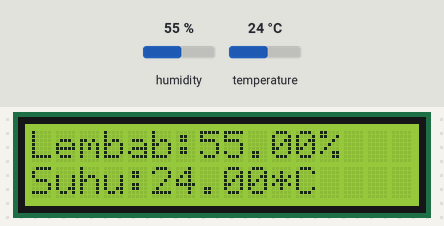
This sketch was run on a simulated Arduino Uno, built with avr-gcc and run on an emulated ATmega328P. Parts: 16×2 character LCD. Inputs (shaded band) come from the test bench; at power-on: humidity 55 %, temperature 24 °C.

Above: at 4.7 s.
4.8 s: humidity set to 22 %
At 6.6 s:
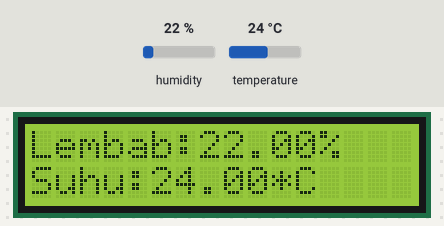
7.8 s: temperature set to 12 °C
At 8.9 s:
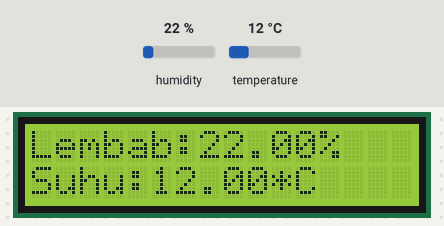
10.8 s: humidity set to 40 %
At 13.3 s:
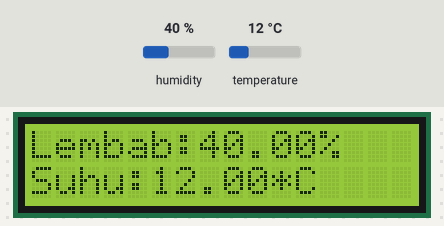
13.8 s: temperature set to 19 °C
At 15.5 s:
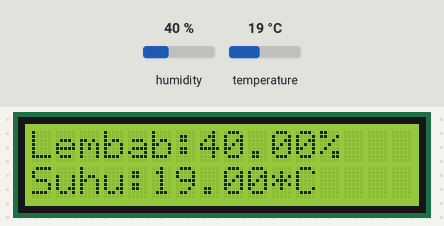
Timing chart, 0 to 17.0 s (numbered marks = the images above; inputs shaded):
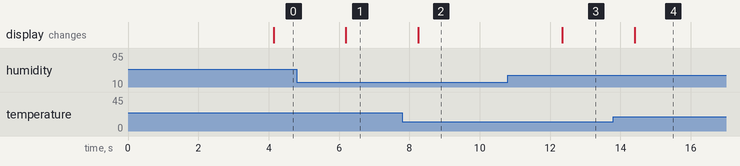

Measured:
- after the input at 4.8 s, the display: changes after 1.4 s (image 1)
- after the input at 7.8 s, the display: changes after 0.44 s (image 2)
- after the input at 10.8 s, the display: changes after 1.5 s (image 3)
- after the input at 13.8 s, the display: changes after 0.60 s (image 4)

The sketch:

job1a.ino
```cpp
#include <LiquidCrystal_I2C.h>
#include "DHT.h"
#define DHTPIN 16     //ke PIN WEMOS D2
#define DHTTYPE DHT11   //untuk tipe DHT 11
LiquidCrystal_I2C lcd(0x27,16,2);
DHT dht(DHTPIN, DHTTYPE);
void setup() {
  lcd.begin();
  dht.begin();
  lcd.setCursor(0,0); lcd.print("Trainer IoT");
  lcd.setCursor(0,1); lcd.print("berbasis ESP8266");
  delay(2000);
}
void loop() {
  delay(2000);
  lcd.clear();
  float h = dht.readHumidity(); //membaca tingkat kelembaban
  float t = dht.readTemperature(); //membaca suhu dalam celcius
  if (isnan(h) || isnan(t)) {
    int i;
    lcd.setCursor(1,0);lcd.print("Gagal membaca sensor DHT11!");
    for(i=0;i<16;i++){
    lcd.scrollDisplayLeft();
    delay(1000);}
    return;
  }
  else {
    lcd.setCursor(0,0);lcd.print("Lembab:");lcd.print(h);lcd.print("%");
    lcd.setCursor(0,1);lcd.print("Suhu:");lcd.print(t);lcd.print("*C");
  }
}
```
